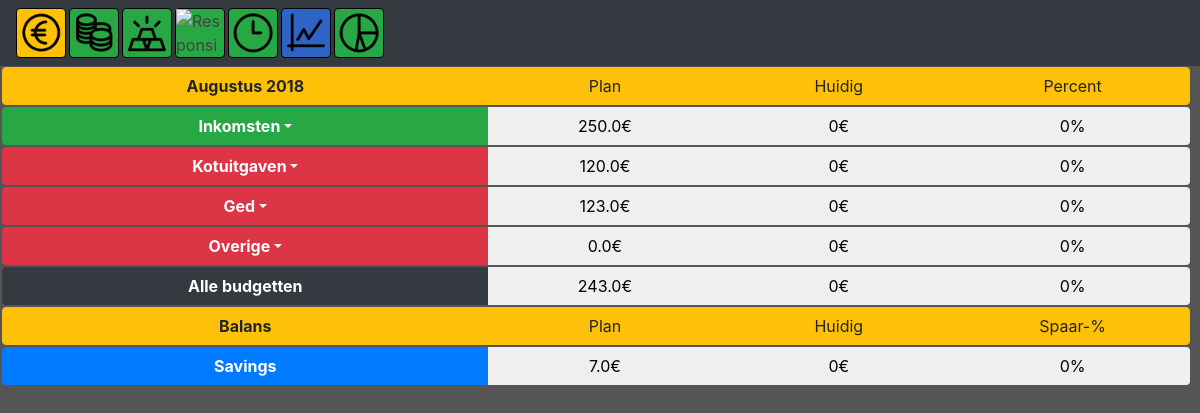
The page /budget (signed in) on the database its author committed.
### tables this page shows
CREATE TABLE `Inkomsten` (
	`userid`	INTEGER NOT NULL,
	`inkomsten`	REAL NOT NULL
);

CREATE TABLE "Budgetten" (
	`userid`	INTEGER NOT NULL,
	`naam`	TEXT NOT NULL,
	`bedrag`	REAL NOT NULL,
	`restaurant`	TEXT,
	`winkel`	TEXT,
	`openbaarVervoer`	TEXT,
	`auto`	TEXT,
	`verzekering`	TEXT,
	`dokters`	TEXT,
	`kleren`	TEXT,
	`abonnementen`	TEXT,
	`diensten`	TEXT,
	`elektronica`	TEXT,
	`gsm`	TEXT,
	`huisdieren`	TEXT,
	`elektriciteit`	TEXT,
	`huis`	TEXT,
	`water`	TEXT,
	`internet`	TEXT,
	`meubels`	TEXT,
	`supplies`	TEXT,
	`vuilnis`	TEXT,
	`games`	TEXT,
	`sport`	TEXT,
	`tekenen`	TEXT,
	`reizen`	TEXT,
	`tuin`	TEXT,
	`events`	TEXT,
	`lezen`	TEXT,
	`tv`	TEXT,
	`onderwijs`	TEXT,
	`charity`	TEXT,
	`belasting`	TEXT,
	`gift`	TEXT,
	`interest`	TEXT
);

### app.py (the view, shortened to what this page needs)
@app.route("/budget", methods=["POST","GET"])
@login_required
def budget():
    if request.method == "GET":
        db = db_connect('pythonsqlite.db')
        rowsb = db.execute("SELECT * FROM Inkomsten WHERE userid = ? ",
                          (session["user_id"],))
        rowb = rowsb.fetchone()
        inkomst = rowb[1]
        rowsb = db.execute("SELECT * FROM Transacties WHERE Userid = ? and Soort = ? and Datum >= date('now','start of month') and Datum < date('now','start of month','+1 month') ",
                          (session["user_id"], "Inkomst",))
        rowb = rowsb.fetchall()
        inkomhuidig = 0
        for row in rowb:
            inkomhuidig += row[2]
        rowsb = db.execute("SELECT * FROM Budgetten WHERE Userid = ?",
                          (session["user_id"],))
        budgetten = rowsb.fetchall()
        totaalbudget = 0
        for row in budgetten:
            totaalbudget += row[2]
        db = db_connect('pythonsqlite.db')
        rowsb = db.execute("SELECT * FROM Budgetten WHERE userid = ? ",
                          (session["user_id"],))
        rowb = rowsb.fetchall()
        budgethuidigen = []
        i = 0
        for budget in rowb:
            budgethuidigen.append(0)
            for categorie in range(32):
                if budget[categorie + 3] is not "NULL":
                    select = db.execute("SELECT * FROM Transacties WHERE userid=? and Subcategorie=? and Datum >= date('now','start of month') and Datum < date('now','start of month','+1 month')",
                          (session["user_id"], budget[categorie + 3]))
                    transacties = select.fetchall()
                    for transactie in transacties:
                        budgethuidigen[i] += transactie[2]
            i = i + 1
        totaalhuidigbudget = sum(budgethuidigen)
        selecteer = db.execute("SELECT * FROM Transacties WHERE userid=? and Soort=? and Datum >= date('now','start of month') and Datum < date('now','start of month','+1 month')",
                          (session["user_id"], "Uitgave"))
        uitgaven = selecteer.fetchall()
        totaaluitgaven = 0
        for uitgave in uitgaven:
            totaaluitgaven += uitgave[2]
        selecteer = db.execute("SELECT * FROM Transacties WHERE userid=? and Soort=? and Datum >= date('now','start of month') and Datum < date('now','start of month','+1 month')",
                          (session["user_id"], "Inkomst"))
        inkomsten = selecteer.fetchall()
        totaalinkomsten = 0
        for inkomst in inkomsten:
            totaalinkomsten += inkomst[2]
        return render_template("budget.html", inkomsten=inkomst, inkomhuidig=inkomhuidig, budgetten=budgetten, totaalbudget=totaalbudget, budgethuidigen=budgethuidigen, totaalhuidigbudget=totaalhuidigbudget, totaaluitgaven=totaaluitgaven, totaalinkomsten=totaalinkomsten)

### helpers.py (called while the page is built)
def db_connect(string):
    conn = sqlite3.connect(string)
    return conn.cursor()

def login_required(f):
    @wraps(f)
    def decorated_function(*args, **kwargs):
        if session.get("user_id") is None:
            return redirect("/login")
        return f(*args, **kwargs)
    return decorated_function

### templates/budget.html (shortened to what this page needs)
{%extends "layoutHome.html"%}
{%block homeBody%}
<div class="btn-group headerbudget" role="group" aria-label="Basic example">
        <button type="button" class="largebudget btn btn-warning">Augustus 2018</button>
        <button type="button" class="smallbudget btn btn-warning">Plan</button>
        <button type="button" class="smallbudget btn btn-warning">Huidig</button>
        <button type="button" class="smallbudget btn btn-warning">Percent</button>
      </div>
<div class="btn-group headerbudget" role="group" aria-label="Basic example">
        <div class="largebudget btn-group" role="group">
                <button id="btnGroupDrop1" type="button" class="expensebudget btn btn-success dropdown-toggle dropdown-toggle-split" data-toggle="dropdown" aria-haspopup="true" aria-expanded="false">
                Inkomsten
                </button>
            </div>
        <button type="button" class="smallbudget btn ">{{ inkomsten }}€</button>
        <button type="button" class="smallbudget btn ">{{ inkomhuidig }}€</button>
        <button type="button" class="smallbudget btn ">{% if inkomsten > 0 %}{{ (inkomhuidig / inkomsten * 100) | int }}%{%else%}0%{% endif %}</button>
      </div>
{%set i = namespace(a=0)%}
{% for budget in budgetten %}
<div class="btn-group headerbudget" role="group" aria-label="Button group with nested dropdown">
    <div class="largebudget btn-group" role="group">
        <button id="btnGroupDrop1" type="button" class="expensebudget btn btn-danger dropdown-toggle dropdown-toggle-split" data-toggle="dropdown" aria-haspopup="true" aria-expanded="false">
        {{budget[1]}}
        </button>
    </div>
    <button type="button" class="smallbudget btn ">{{budget[2]}}€</button>
    <button type="button" class="smallbudget btn ">{{budgethuidigen[i.a]}}€</button>
    <button type="button" class="smallbudget btn ">{% if budget[2] > 0 %}{{ (budgethuidigen[i.a] / budget[2] * 100) | int }}%{%else%}0%{% endif %}</button>
</div>
{%set i.a = i.a + 1%}
{% endfor %}
<div class="btn-group headerbudget" role="group" aria-label="Basic example">
        <div class="largebudget btn-group" role="group">
                <button id="btnGroupDrop1" type="button" class="expensebudget btn btn-danger dropdown-toggle dropdown-toggle-split" data-toggle="dropdown" aria-haspopup="true" aria-expanded="false">
                Overige
                </button>
            </div>
        <button type="button" class="smallbudget btn ">0.0€</button>
        <button type="button" class="smallbudget btn ">{{totaaluitgaven - totaalhuidigbudget}}€</button>
        <button type="button" class="smallbudget btn ">0%</button>
      </div>
<div class="btn-group headerbudget" role="group" aria-label="Basic example">
    <button type="button" class="largebudget btn btn-dark">Alle budgetten</button>
    <button type="button" class="smallbudget btn ">{{ totaalbudget }}€</button>
    <button type="button" class="smallbudget btn ">{{ totaaluitgaven }}€</button>
    <button type="button" class="smallbudget btn ">{% if totaalbudget > 0 %}{{ (totaaluitgaven / totaalbudget * 100) | int }}%{%else%}0%{% endif %}</button>
    </div>
<div class="btn-group headerbudget" role="group" aria-label="Basic example">
    <button type="button" class="largebudget btn btn-warning">Balans</button>
    <button type="button" class="smallbudget btn btn-warning">Plan</button>
    <button type="button" class="smallbudget btn btn-warning">Huidig</button>
    <button type="button" class="smallbudget btn btn-warning">Spaar-%</button>
    </div>
<div class="btn-group headerbudget" role="group" aria-label="Basic example">
    <button type="button" class="largebudget btn btn-primary">Savings</button>
    <button type="button" class="smallbudget btn ">{{ (inkomsten - totaalbudget) | round(2) }}€</button>
    <button type="button" class="smallbudget btn ">{{ (totaalinkomsten - totaaluitgaven) | round(2) }}€</button>
    <button type="button" class="smallbudget btn ">{% if totaalinkomsten > 0 %}{{ (((totaalinkomsten - totaaluitgaven)/totaalinkomsten)*100) | round(2) }}%{%else%}0%{% endif %}</button>
    </div>
{%endblock%}

### static/styles.css (style rules this page uses)
body { background: #555555 !important; }
.largebudget { width:41.5% !important; font-weight: bold; padding: 0px; }
.smallbudget { width:20% !important; }
.headerbudget { width:99% !important; font-weight: bold; margin: 1px; margin-left: 2px; }
.expensebudget { width:100% !important; font-weight: bold; }

### rows shown on the page
Inkomsten: inkomsten "250.0", (inkomhuidig/inkomsten*100)|int "0", (inkomsten-totaalbudget)|round(2) "7.0"
Budgetten: naam "Kotuitgaven", bedrag "120.0", budgethuidigen "0", (budgethuidigen[i.a]/budget[2]*100)|int "0"
Budgetten: naam "Ged", bedrag "123.0", budgethuidigen "0", (budgethuidigen[i.a]/budget[2]*100)|int "0"

### other values the page prints
{{ inkomhuidig }} "0"
{{ totaaluitgaven - totaalhuidigbudget }} "0"
{{ totaalbudget }} "243.0"
{{ totaaluitgaven }} "0"
{{ (totaaluitgaven / totaalbudget * 100) | int }} "0"
{{ (totaalinkomsten - totaaluitgaven) | round(2) }} "0"
